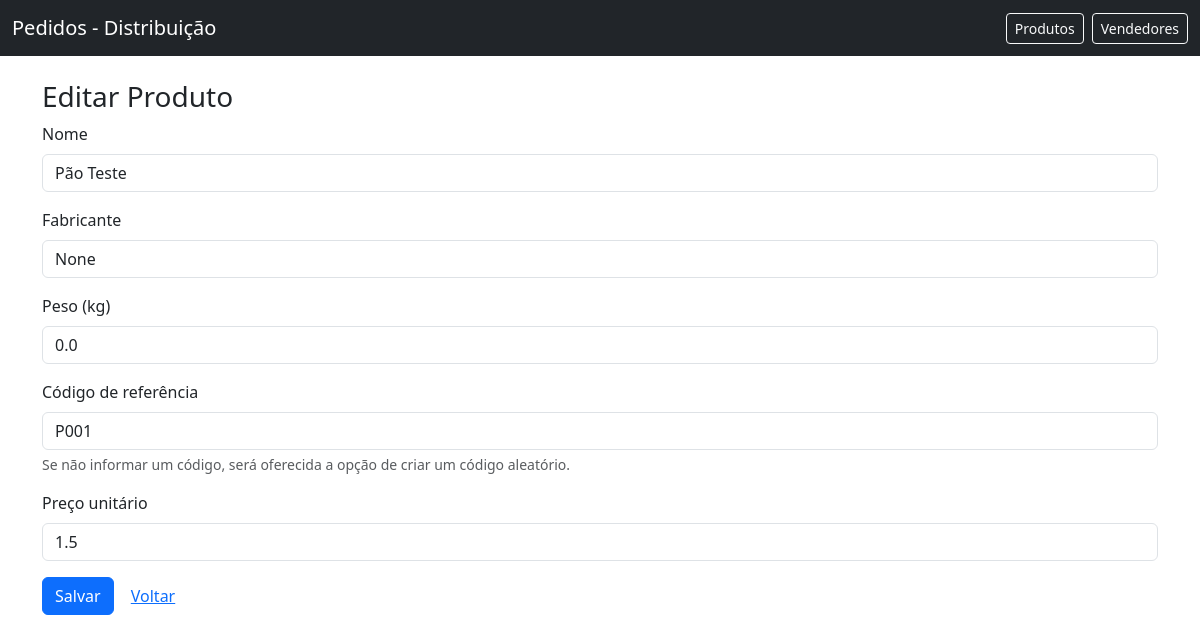
The page /products/1/edit on the database as committed earlier.
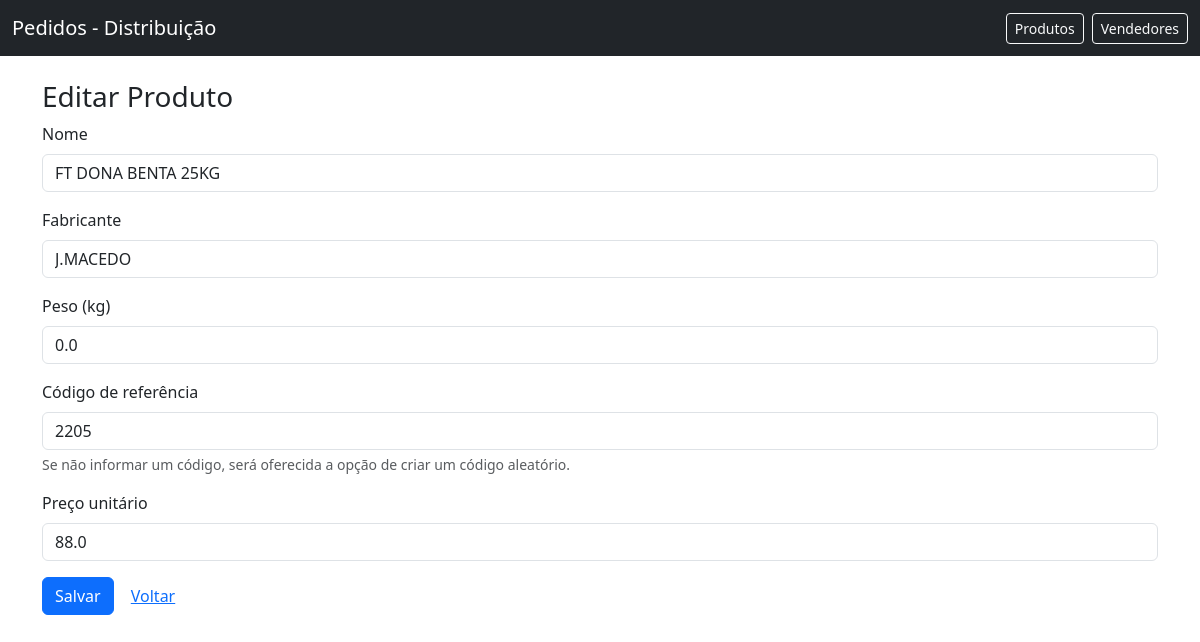
The same page on the database as committed later.
### app/models.py (models this page shows)
class Product(db.Model):
    id = db.Column(db.Integer, primary_key=True)
    name = db.Column(db.String(200), nullable=False)
    manufacturer = db.Column(db.String(200))
    sku = db.Column(db.String(100), unique=True)
    unit_price = db.Column(db.Float, default=0.0)
    weight = db.Column(db.Float, default=0.0)

### app/routes.py (the view, shortened to what this page needs)
@bp.route('/products/<int:product_id>/edit', methods=['GET', 'POST'])
def edit_product(product_id):
    product = Product.query.get_or_404(product_id)
    return render_template('product_form.html', product=product)

### app/templates/product_form.html (shortened to what this page needs)
{% extends 'layout.html' %}
{% block content %}
  <h3>{{ 'Editar Produto' if product else 'Novo Produto' }}</h3>
  <form method="post" id="product-form" action="{{ url_for('main.edit_product', product_id=product.id) if product else url_for('main.new_product') }}">
    <div class="mb-3">
      <label class="form-label">Nome</label>
      <input class="form-control" name="name" required value="{{ product.name if product else (form.get('name') if form else '') }}">
    </div>
    <div class="mb-3">
      <label class="form-label">Fabricante</label>
      <input class="form-control" name="manufacturer" placeholder="Fabricante (opcional)" value="{{ product.manufacturer if product else (form.get('manufacturer') if form else '') }}">
    </div>
    <div class="mb-3">
      <label class="form-label">Peso (kg)</label>
      <input class="form-control" name="weight" type="number" step="0.001" min="0" value="{{ product.weight if product else (form.get('weight') if form else '') }}">
    </div>
    <div class="mb-3">
      <label class="form-label">Código de referência</label>
      <input class="form-control" name="sku" placeholder="Código de referência (pode deixar em branco)" value="{{ product.sku if product else (form.get('sku') if form else '') }}">
      <div class="form-text">Se não informar um código, será oferecida a opção de criar um código aleatório.</div>
    </div>
    <div class="mb-3">
      <label class="form-label">Preço unitário</label>
      <input class="form-control" name="unit_price" type="number" step="0.01" min="0" value="{{ product.unit_price if product else (form.get('unit_price') if form else '') }}">
    </div>
    <button class="btn btn-primary" type="submit">Salvar</button>
    <a class="btn btn-link" href="{{ url_for('main.products') }}">Voltar</a>
  </form>
{% endblock %}

Rows that differ between the two databases and show on the page:
changed Product: name "Pão Teste" → "FT DONA BENTA 25KG"; manufacturer "None" → "J.MACEDO"; sku "P001" → "2205"; unit_price "1.5" → "88.0"
